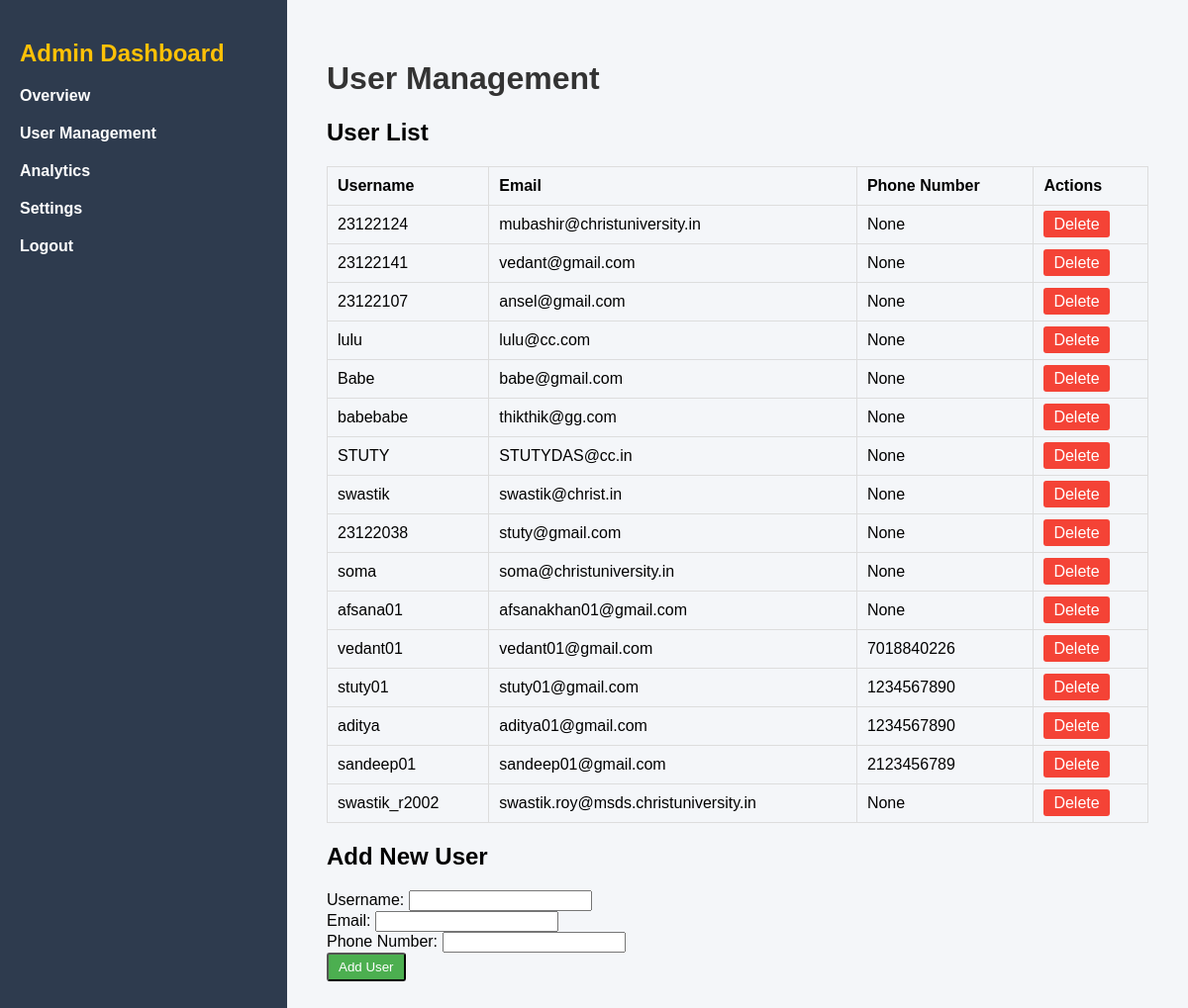
/user_management/ (signed in), run on an earlier commit of the app's database.
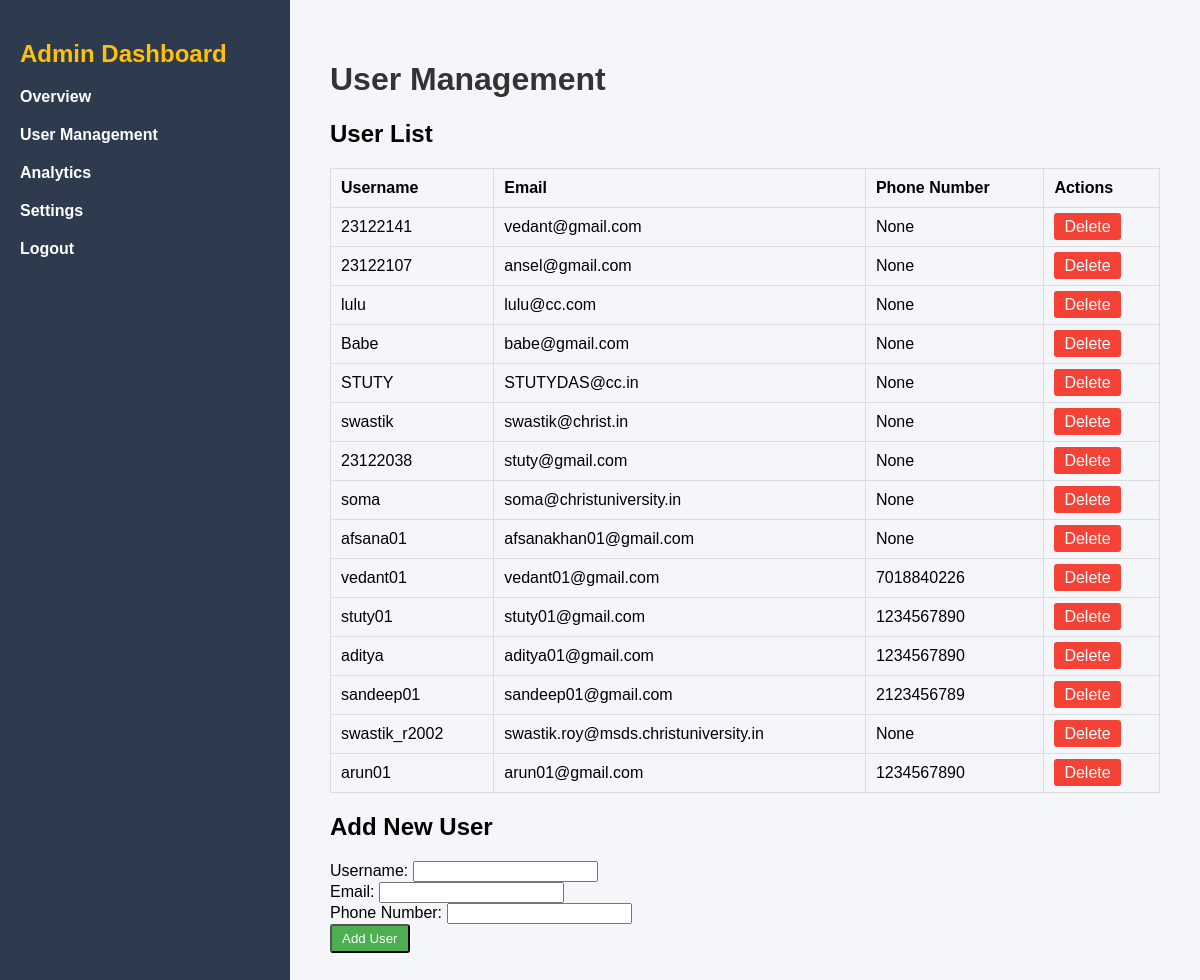
And on a later commit of the database.
### monitoring/models.py (models this page shows, shortened)
class CustomUser(AbstractUser):
    USER_TYPE_CHOICES = (
        ('user', 'User'),
        ('staff', 'Staff'),
    )
    usertype = models.CharField(max_length=10, choices=USER_TYPE_CHOICES, default='user')
    phone_number = models.CharField(max_length=15, blank=True, null=True)
    dob = models.DateField(blank=True, null=True)
    gender = models.CharField(max_length=10, choices=[('male', 'Male'), ('female', 'Female'), ('other', 'Other')], blank=True, null=True)
    groups = models.ManyToManyField(
        Group,
        related_name='customuser_set',
        blank=True,
    )
    user_permissions = models.ManyToManyField(
        Permission,
        related_name='customuser_set',
        blank=True,
    )

### monitoring/views.py (the view)
# urls.py: path('user_management/', views.user_management, name='user_management'),
@login_required
def user_management(request):
    users = CustomUser.objects.all()
    context = {'users': users}
    return render(request, 'monitoring/user_management.html', context)

### templates/monitoring/user_management.html (shortened to what this page needs)
{% load static %}
<!DOCTYPE html>
<html lang="en">
<head>
    <link rel="stylesheet" href="{% static 'css/admin_dashboard.css' %}">
</head>
<body>
    <div class="dashboard-container">
        <aside class="sidebar">
            <h2>Admin Dashboard</h2>
            <ul>
                <li><a href="{% url 'admin_dashboard' %}">Overview</a></li>
                <li><a href="{% url 'user_management' %}">User Management</a></li>
                <li><a href="#">Analytics</a></li>
                <li><a href="#">Settings</a></li>
                <li><a href="{% url 'logout' %}">Logout</a></li>
            </ul>
        </aside>
        <main class="main-content">
            <header>
                <h1>User Management</h1>
            </header>
            <section class="user-management">
                <h2>User List</h2>
                <table>
                    <thead>
                        <tr>
                            <th>Username</th>
                            <th>Email</th>
                            <th>Phone Number</th>
                            <th>Actions</th>
                        </tr>
                    </thead>
                    <tbody>
                        {% for user in users %}
                        <tr>
                            <td>{{ user.username }}</td>
                            <td>{{ user.email }}</td>
                            <td>{{ user.phone_number }}</td>
                            <td>
                                <a href="{% url 'delete_user' user.id %}" class="btn-delete">Delete</a>
                            </td>
                        </tr>
                        {% empty %}
                        <tr>
                            <td colspan="4">No users found.</td>
                        </tr>
                        {% endfor %}
                    </tbody>
                </table>
                <h2>Add New User</h2>
                <form method="post" action="{% url 'add_user' %}">
                    <div class="form-group">
                        <label for="username">Username:</label>
                        <input type="text" id="username" name="username" required>
                    </div>
                    <div class="form-group">
                        <label for="email">Email:</label>
                        <input type="email" id="email" name="email" required>
                    </div>
                    <div class="form-group">
                        <label for="phone_number">Phone Number:</label>
                        <input type="text" id="phone_number" name="phone_number" required>
                    </div>
                    <button type="submit" class="btn-add">Add User</button>
                </form>
            </section>
        </main>
    </div>
</body>
</html>

What changed in the data, as far as the page shows it:
removed CustomUser: username "23122124", email "mubashir@christuniversity.in", phone_number "None"
removed CustomUser: username "babebabe", email "thikthik@gg.com", phone_number "None"
added CustomUser: username "arun01", email "arun01@gmail.com", phone_number "1234567890"
